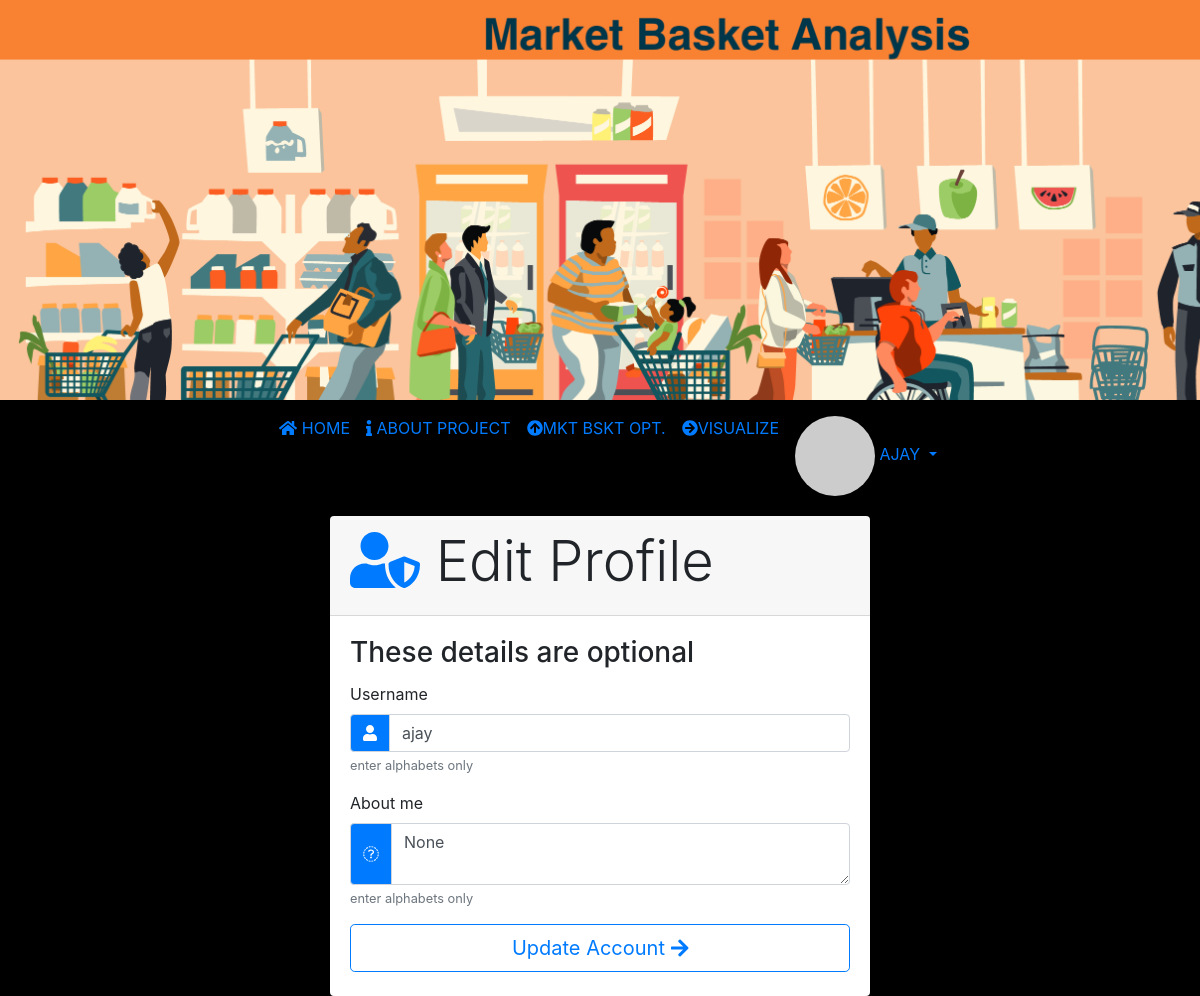
Page /edit_profile (signed in) on the committed database.
### app/models.py (models this page shows, shortened)
class User(UserMixin, db.Model):
    id = db.Column(db.Integer, primary_key=True)
    username = db.Column(db.String(64), index=True, unique=True)
    email = db.Column(db.String(120), index=True, unique=True)
    password_hash = db.Column(db.String(128))
    created_on = db.Column(db.DateTime, index=True, default=datetime.now)
    about_me = db.Column(db.String(140))
    last_seen = db.Column(db.DateTime, default=datetime.utcnow)
    def avatar(self, size):
        digest = md5(self.email.lower().encode('utf-8')).hexdigest()
        return 'https://www.gravatar.com/avatar/{}?d=identicon&s={}'.format(digest, size)

### app/routes.py (the view)
@app.route('/edit_profile', methods=['GET', 'POST'])
@login_required
def edit_profile():
    if request.method=='POST':
        current_user.username = request.form.get('username')
        current_user.about_me = request.form.get('aboutme')
        db.session.commit()
        flash('Your changes have been saved.','success')
        return redirect(url_for('edit_profile'))
    return render_template('edit_profile.html', title='Edit Profile',user=user)

### app/models.py (called while the page is built)
@login.user_loader
def load_user(id):
    return User.query.get(int(id))

### app/routes.py (called while the page is built)
@app.before_request
def before_request():
    if current_user.is_authenticated:
        current_user.last_seen = datetime.utcnow()
        db.session.commit()

### app/templates/edit_profile.html (shortened to what this page needs)
{% extends 'base.html' %}
{% block body %}
<div class="container">
    <div class="row justify-items-center">
        <div class="col-md-6 mt-1 mx-auto">
            <div class="card shadow-lg border-0">
                <div class="card-header">
                    <h3 class="display-4"><i class="fas fa-user-shield text-primary"></i> Edit Profile </h3>
                </div>
                <div class="card-body">
                    <h3 class="card-title">These details are optional</h3>
                    <form method="post">
                        <div class="form-group">
                            <label for="username">Username</label>
                            <div class="input-group">
                                <div class="input-group-prepend">
                                    <span class="input-group-text bg-primary" id="basic-addon2"><i class="fas fa-user text-white"></i></span>
                                </div>
                                <input value="{{current_user.username}}" type="text" class="form-control" name="username" id="username" aria-describedby="usernameHelpId" placeholder="digi_flasker">
                            </div>
                            <small id="usernameHelpId" class="form-text text-muted">enter alphabets only</small>
                        </div>
                        <div class="form-group">
                            <label for="aboutme">About me</label>
                            <div class="input-group">
                                <div class="input-group-prepend">
                                    <span class="input-group-text bg-primary" id="basic-addon2"><i class="fas fa-pencil text-white"></i></span>
                                </div>
                                <textarea type="text" class="form-control" name="aboutme" id="aboutme" aria-describedby="aboutmeHelpId"
                                placeholder="tell us about you">{{current_user.about_me}}</textarea>
                            </div>
                            <small id="aboutmeHelpId" class="form-text text-muted">enter alphabets only</small>
                        </div>
                        <button class="btn btn-outline-primary btn-lg btn-block mt-1 mb-1">Update Account <i class="fa fa-arrow-right" aria-hidden="true"></i> </button>
                    </form>
                </div>
            </div>
        </div>
    </div>
</div>
{% endblock %}

### app/templates/navbar.html (shortened to what this page needs)
<nav class="navbar navbar-expand-lg navbar-primary  sticky-top">
    <div class="collapse navbar-collapse" id="mainmenu">
      <ul class="navbar-nav mx-auto mt-2 mt-lg-0  ">
        <li class="nav-item ">
          <a class="nav-link text-uppercase" href="{{url_for('index')}}"><i class="fas fa-home "></i> Home <span class="sr-only">(current)</span></a>
        </li>
        <li class="nav-item ">
          <a class="nav-link text-uppercase" href="{{url_for('about')}}"><i class="fas fa-info "></i> About Project </a>
        </li>
        <li class="nav-item">
          <a class="nav-link text-uppercase" href="/mbo" title="MARKET BASKET OPTIMIZATION"><i class="fas fa-arrow-circle-up"></i>Mkt Bskt Opt.</a>
        </li>
        <li class="nav-item">
          <a class="nav-link text-uppercase" href="/visualize" title="GRAPH"><i class="fas fa-arrow-circle-right"></i>Visualize</a>
        </li>
        {% if current_user.is_anonymous %}
        <li class="nav-item dropdown">
          <a class="nav-link dropdown-toggle text-uppercase" href="#" id="dropdownId" data-toggle="dropdown" aria-haspopup="true" aria-expanded="false"><i class="fas fa-user-circle    "></i> Account</a>
          <div class="dropdown-menu" aria-labelledby="dropdownId">
            <a class="dropdown-item" href="/login">Login</a>
            <a class="dropdown-item" href="/register">Create free account</a>
          </div>
        </li>
        {% else %}
        <li class="nav-item dropdown">
          <a class="nav-link dropdown-toggle text-uppercase" href="#" id="dropdownId" data-toggle="dropdown" aria-haspopup="true" aria-expanded="false">
            <img src="{{ current_user.avatar(24) }}" class="rounded-circle">  {{current_user.username}}
          </a>
        </li>
        {% endif %}
      </ul>
    </div>
  </nav>

### app/templates/edit_profile.html (style rules this page uses)
body { background-color: rgb(0, 0, 0); }

### rows in the picture
User: username "AJAY", username "ajay", aboutme "None"
